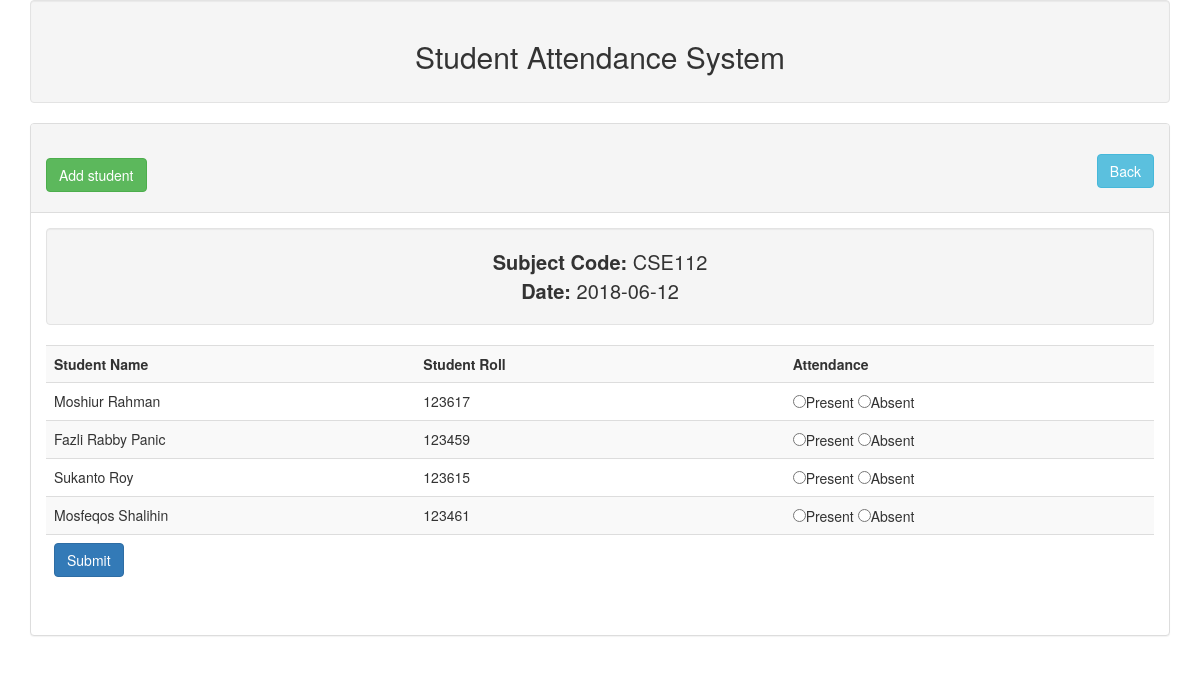
The page /theme/attendance/courseXstudent_attend.php?dt=CSE112 on the database its author committed.
### tables this page shows
CREATE TABLE `student` (
  `sName` varchar(255) NOT NULL,
  `gender` varchar(255) NOT NULL,
  `s_id` int(11) NOT NULL,
  `contact` text NOT NULL,
  `batch` varchar(255) NOT NULL
);

### theme/attendance/lib/database.php (called while the page is built, shortened)
<?php
Class Database{
 public $host   = DB_HOST;
 public $user   = DB_USER;
 public $pass   = DB_PASS;
 public $dbname = DB_NAME;
 public $link;
private function connectDB(){
 $this->link = new mysqli($this->host, $this->user, $this->pass,
  $this->dbname);
 }
public function select($query){
  $result = $this->link->query($query) or
   die($this->link->error.__LINE__);
  if($result->num_rows > 0){
    return $result;
  } else {
    return false;
  }
 }
}

### theme/attendance/lib/student.php (called while the page is built, shortened)
<?php
$filepath = realpath(dirname(__FILE__));
include_once($filepath.'/database.php')
 ?>
<?php
 class Student
 {
 	private $db;
 	public function __construct()
 	{
 		$this->db = new Database();
 	}
 	public function getAllData($dt)
 	{
 		$query = "SELECT  distinct student.s_id,sName FROM student,attendence where attendence.s_id = student.s_id and c_id = '$dt'";
 		$result = $this->db->select($query);
 		return $result;
 	}
 } ?>

### theme/attendance/courseXstudent_attend.php (the view, shortened to what this page needs)
<?php
include 'inc/header.php';
include 'lib/student.php';
?>
<?php
$stu = new Student();
$dt = $_GET['dt'];
$cur_date = date('Y-m-d');
?>
<div class="panel panel-default">
    <div class="panel-heading">
       <h2>
          <a class="btn btn-success" href="add.php" title="">Add student</a>
          <a class="btn btn-info pull-right" href="course_view.php" title="">Back</a>
      </h2>
  </div>
  <div class="panel-body">
        <div class="well text-center" style="font-size: 20px">
      <strong>   Subject Code:</strong>
      <?php
        echo $dt;
       ?>
       <br>
       <strong>Date:</strong>
       <?php
       echo $cur_date ;
       ?>
   </div>
   <form action="" method="post" >
       <table class="table table-striped ">
          <tr>
             <th width="25%">Student Name</th>
             <th width="25%">Student Roll</th>
             <th width="25%">Attendance</th>
         </tr>
         <?php
         $get_student = $stu->getAllData($dt);
         if ($get_student) {
             while ($value = $get_student->fetch_assoc()) {
               ?>
               <tr>
                 <td><?php echo $value['sName']; ?></td>
                 <td><?php echo $value['s_id']; ?></td>
                 <td>
                    <input type="radio" name="attendance[<?php echo $value['s_id']; ?>]" value="present">Present
                    <input type="radio" name="attendance[<?php echo $value['s_id'];  ?>]" value="Absent">Absent
                </td>
            </tr>
            <?php      }  } ?>
            <tr>
                <td colspan="4">
                    <div class="form-group">
                       <input type="submit" class="btn btn-primary" name="submit" value="Submit">
                   </div>
               </td>
           </tr>
       </table>
   </form>
</div>
</div>
</div>
</body>
</html>

### rows shown on the page
student: sName "Moshiur Rahman", s_id "123617"
student: sName "Fazli Rabby Panic", s_id "123459"
student: sName "Sukanto Roy", s_id "123615"
student: sName "Mosfeqos Shalihin", s_id "123461"

### other values the page prints
$dt "CSE112"
